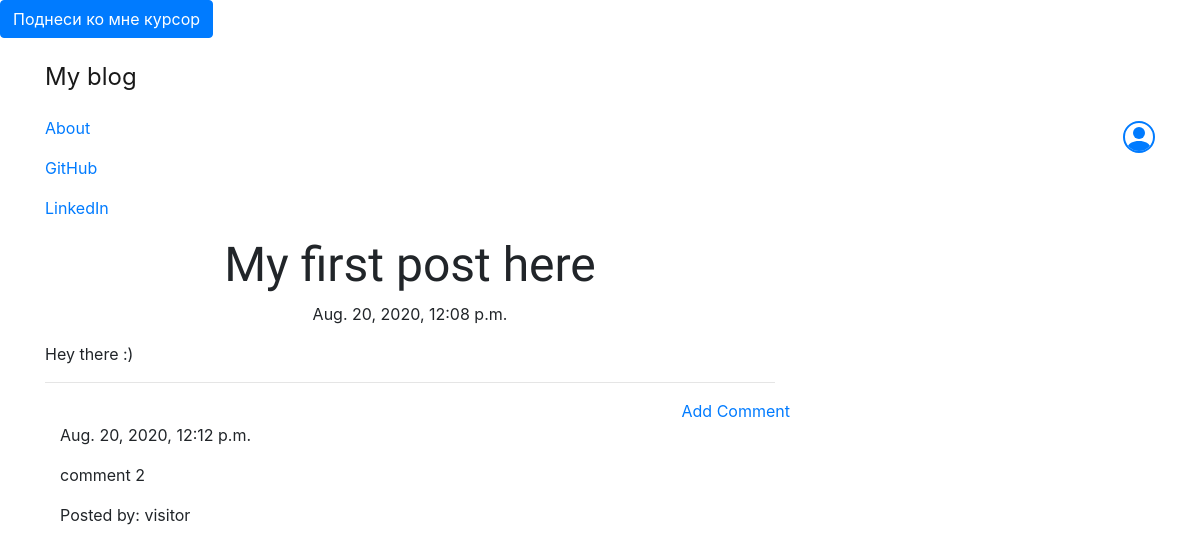
The app's page /post/1/ with its own data.
### myblog/models.py (models this page shows, shortened)
class Post(models.Model):
    author = models.ForeignKey('auth.User', on_delete=models.CASCADE)
    title = models.CharField(max_length=200)
    text = models.TextField()
    create_date = models.DateTimeField(default=timezone.now) #не выполняем функцию, а апередаем ее. А то выполнится вот прям щас, а не в момент создания поста
    published_date = models.DateTimeField(blank=True, null=True)

class Comment(models.Model):
    post = models.ForeignKey('myblog.Post', related_name='comments', on_delete=models.CASCADE)
    author = models.CharField(max_length=200)
    text = models.TextField()
    create_date = models.DateTimeField(default=timezone.now)
    approved_comment = models.BooleanField(default=False)

### myblog/views.py (the view)
# urls.py: path('post/<int:pk>/', views.PostDetailView.as_view(), name='post_detail'),
class PostDetailView(DetailView):
    model = Post

### myblog/template/myblog/post_detail.html (shortened to what this page needs)
{% extends 'myblog/base.html' %}
{% block content %}
    <h1 class='posttitle loader'>{{ post.title }}</h1>
    {% if post.published_date %}
        <div class='date postdate'>
            {{ post.published_date }}
        </div>
    {% else %}
    <a class='btn btn-default'href="{% url 'post_publish' pk=post.pk %}">Publish</a>
    {% endif %}
    <p class='postcontent'>{{ post.text|safe|linebreaksbr }}</p>
    <hr>
    <a class='brn brn-primary btn-comment' href="{% url 'add_comment_to_post' pk=post.pk %}">Add Comment</a>
    <div class='container'>
        {% for comment in post.comments.all %}
        <br>
            {% if user.is_authenticated or comment.approved_comment %}
            {{ comment.create_date }}
                <p>{{ comment.text|safe|linebreaks }}</p>
                <p>Posted by: {{ comment.author }}</p>
            {% endif %}
            {% empty %}
            <p>No Comments Yet</p>
        {% endfor %}
    </div>
{% endblock %}

### myblog/static/css/blog.css (style rules this page uses)
.postdate { text-align: center; }
.posttitle { font-family: 'Russo One', sans-serif; font-size: 3em; text-align: center; }
.postcontent { font-family: 'Montserrat', sans-serif; font-size: 1.5em; }
.btn-comment { position: absolute; right: 0px; }
.loader { filter: hue-rotate(0deg); color: linear-gradient(45deg,#0f8,#08f); animation: hue 5000ms infinite linear; }

### records on screen
Post: title "My first post here", published_date "Aug. 20, 2020, 12:08 p.m.", text "Hey there :)"
Comment: create_date "Aug. 20, 2020, 12:12 p.m.", text "comment 2", author "visitor"
